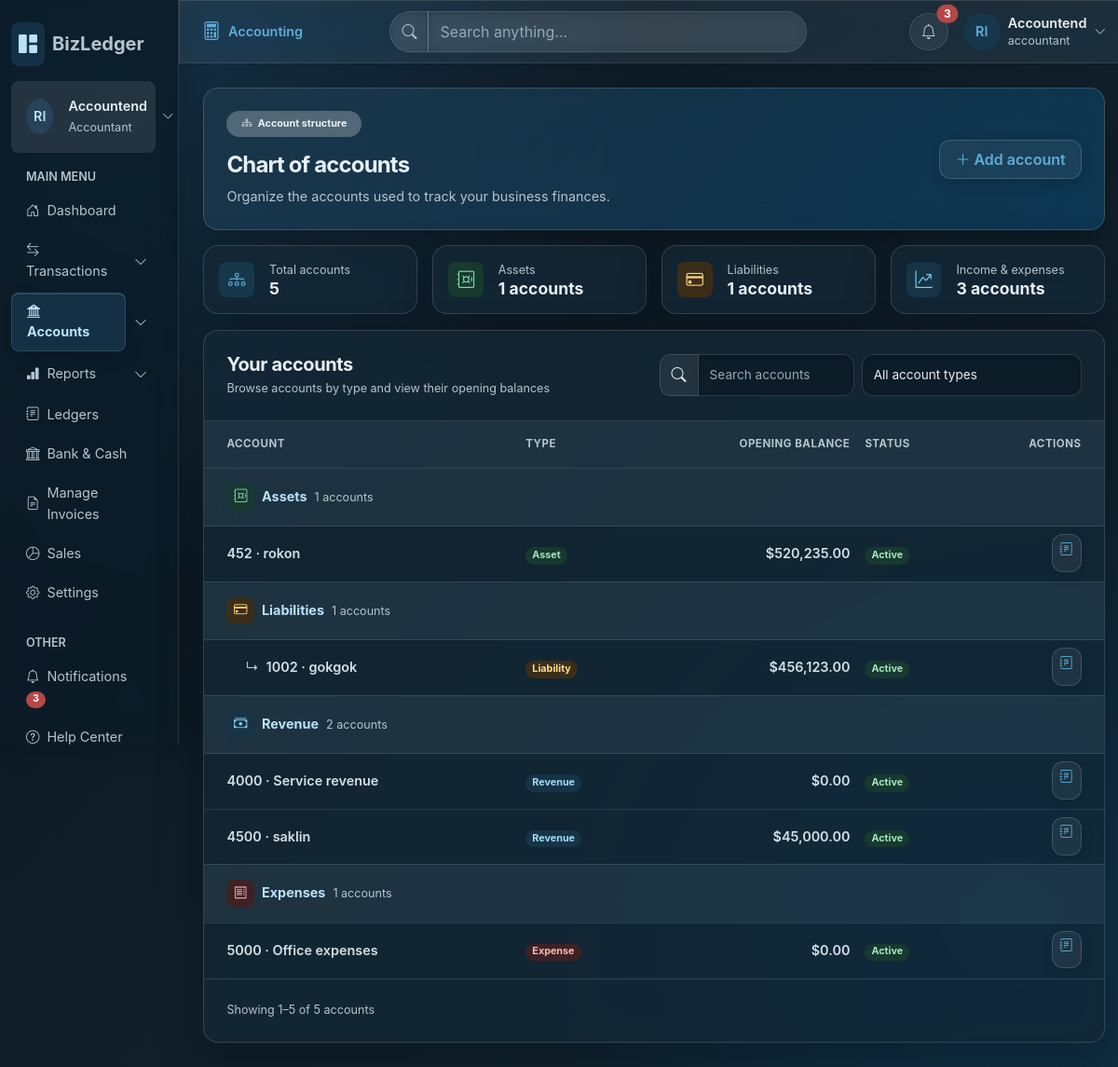
Page /admin/chart_of_accounts.php (signed in) on the committed database.
### tables this page shows
CREATE TABLE `accounts` (
  `account_id` int UNSIGNED NOT NULL,
  `company_id` int UNSIGNED NOT NULL,
  `parent_account_id` int UNSIGNED DEFAULT NULL,
  `account_code` varchar(30) NOT NULL,
  `account_name` varchar(120) NOT NULL,
  `opening_balance` decimal(15,2) NOT NULL DEFAULT '0.00',
  `opening_balance_side` enum('DEBIT','CREDIT') NOT NULL DEFAULT 'DEBIT',
  `is_active` tinyint NOT NULL DEFAULT '1',
  `created_at` timestamp NOT NULL DEFAULT CURRENT_TIMESTAMP,
  `updated_at` timestamp NOT NULL DEFAULT CURRENT_TIMESTAMP ON UPDATE CURRENT_TIMESTAMP,
  `account_categorie` enum('ASSET','LIABILITY','EQUITY','REVENUE','EXPENSE') NOT NULL
);

### admin/chart_of_accounts.php (the view, shortened to what this page needs)
<?php
include_once 'assets/db/bdconfig.php';
$company_id = (int) ($_SESSION['company_id'] ?? 1);
$rowData = $conn->query(
    "SELECT account_id, parent_account_id, account_code, account_name, opening_balance, is_active, account_categorie
     FROM accounts
     WHERE company_id = $company_id
     ORDER BY account_categorie, account_code, account_id"
);
$rows = $rowData->fetch_all(MYSQLI_ASSOC);
$meta = [
    'ASSET'     => ['Assets', 'Asset', 'bi-safe', 'success'],
    'LIABILITY' => ['Liabilities', 'Liability', 'bi-credit-card', 'warning'],
    'EQUITY'    => ['Equity', 'Equity', 'bi-pie-chart', 'primary'],
    'REVENUE'   => ['Revenue', 'Revenue', 'bi-cash-stack', 'info'],
    'EXPENSE'   => ['Expenses', 'Expense', 'bi-receipt', 'danger'],
];
$counts = [];
foreach ($rows as $row) {
    $category = strtoupper((string) ($row['account_categorie'] ?? ''));
    $counts[$category] = ($counts[$category] ?? 0) + 1;
}
?>
<!DOCTYPE html>
<html lang="en">
<head>
    <link href="https://cdn.jsdelivr.net/npm/bootstrap@5.3.3/dist/css/bootstrap.min.css" rel="stylesheet">
    <link href="https://cdn.jsdelivr.net/npm/bootstrap-icons@1.11.3/font/bootstrap-icons.css" rel="stylesheet">
    <link href="assets/css/dashboard-shared.css" rel="stylesheet">
    <link href="assets/css/accounts.css" rel="stylesheet">
    <link href="assets/css/glassmorphism.css" rel="stylesheet">
</head>
<body class="bg-body-tertiary dashboard-page account-page">
    <div class="container-fluid px-0">
        <div class="row min-vh-100">
            <div class="col-lg-3 col-xl-2 p-0 bg-dark">
                <?php if (($_SESSION['role'] ?? '') === 'accountant') { include 'include/accountendsidebar.php'; } else { include 'include/adminsidebar.php'; } ?>
            </div>
            <main class="col-12 col-lg-9 col-xl-10 p-0">
                <?php if (($_SESSION['role'] ?? '') === 'accountant') { include 'include/accountendheadbar.php'; } else { include 'include/adminheadbar.php'; } ?>
                <div class="p-3 p-md-4 p-xl-5">
                    <section class="account-hero rounded-4 shadow-sm text-white p-4 p-lg-5 mb-4">
                        <div class="d-flex flex-column flex-md-row justify-content-between align-items-md-center gap-4">
                            <div>
                                <span class="badge rounded-pill bg-white bg-opacity-25 text-white px-3 py-2 mb-3">
                                    <i class="bi bi-diagram-3 me-1" aria-hidden="true"></i> Account structure
                                </span>
                                <h1 class="h2 fw-bold mb-2">Chart of accounts</h1>
                                <p class="mb-0 text-white-50">Organize the accounts used to track your business finances.</p>
                            </div>
                            <a class="btn btn-light text-primary fw-semibold px-3 py-2 text-nowrap" href="add_account.php">
                                <i class="bi bi-plus-lg me-1" aria-hidden="true"></i>Add account
                            </a>
                        </div>
                    </section>
                    <section class="row g-3 mb-4" aria-label="Account summary">
                        <div class="col-12 col-sm-6 col-xl-3">
                            <article class="card account-stat rounded-4 h-100">
                                <div class="card-body d-flex align-items-center gap-3 p-4">
                                    <span class="account-stat-icon d-inline-flex align-items-center justify-content-center rounded-3 bg-primary-subtle text-primary fs-4"><i class="bi bi-diagram-3" aria-hidden="true"></i></span>
                                    <div>
                                        <div class="small text-secondary">Total accounts</div>
                                        <div class="h4 fw-bold mb-0"><?php echo count($rows); ?></div>
                                    </div>
                                </div>
                            </article>
                        </div>
                        <div class="col-12 col-sm-6 col-xl-3">
                            <article class="card account-stat rounded-4 h-100">
                                <div class="card-body d-flex align-items-center gap-3 p-4">
                                    <span class="account-stat-icon d-inline-flex align-items-center justify-content-center rounded-3 bg-success-subtle text-success fs-4"><i class="bi bi-safe" aria-hidden="true"></i></span>
                                    <div>
                                        <div class="small text-secondary">Assets</div>
                                        <div class="h4 fw-bold mb-0"><?php echo $counts['ASSET'] ?? 0; ?> accounts</div>
                                    </div>
                                </div>
                            </article>
                        </div>
                        <div class="col-12 col-sm-6 col-xl-3">
                            <article class="card account-stat rounded-4 h-100">
                                <div class="card-body d-flex align-items-center gap-3 p-4">
                                    <span class="account-stat-icon d-inline-flex align-items-center justify-content-center rounded-3 bg-warning-subtle text-warning fs-4"><i class="bi bi-credit-card" aria-hidden="true"></i></span>
                                    <div>
                                        <div class="small text-secondary">Liabilities</div>
                                        <div class="h4 fw-bold mb-0"><?php echo $counts['LIABILITY'] ?? 0; ?> accounts</div>
                                    </div>
                                </div>
                            </article>
                        </div>
                        <div class="col-12 col-sm-6 col-xl-3">
                            <article class="card account-stat rounded-4 h-100">
                                <div class="card-body d-flex align-items-center gap-3 p-4">
                                    <span class="account-stat-icon d-inline-flex align-items-center justify-content-center rounded-3 bg-info-subtle text-info fs-4"><i class="bi bi-graph-up-arrow" aria-hidden="true"></i></span>
                                    <div>
                                        <div class="small text-secondary">Income &amp; expenses</div>
                                        <div class="h4 fw-bold mb-0"><?php echo ($counts['REVENUE'] ?? 0) + ($counts['EXPENSE'] ?? 0); ?> accounts</div>
                                    </div>
                                </div>
                            </article>
                        </div>
                    </section>
                    <section class="card account-panel rounded-4 overflow-hidden" aria-labelledby="accounts-title">
                        <div class="card-body p-0">
                            <div class="d-flex flex-column flex-lg-row justify-content-between align-items-lg-center gap-3 p-3 p-md-4 border-bottom">
                                <div>
                                    <h2 class="h5 fw-bold mb-1" id="accounts-title">Your accounts</h2>
                                    <p class="small text-secondary mb-0">Browse accounts by type and view their opening balances</p>
                                </div>
                                <div class="account-toolbar d-flex flex-column flex-sm-row gap-2">
                                    <div class="input-group">
                                        <span class="input-group-text bg-white"><i class="bi bi-search" aria-hidden="true"></i></span>
                                        <input class="form-control" id="account-search" type="search" placeholder="Search accounts" aria-label="Search accounts">
                                    </div>
                                    <select class="form-select" id="account-category-filter" aria-label="Filter by account type">
                                        <option value="" selected>All account types</option>
                                    </select>
                                </div>
                            </div>
                            <div class="table-responsive">
                                <table class="table table-hover align-middle account-table mb-0">
                                    <thead>
                                        <tr>
                                            <th scope="col" class="ps-4 py-3 small text-uppercase text-secondary">Account</th>
                                            <th scope="col" class="py-3 small text-uppercase text-secondary">Type</th>
                                            <th scope="col" class="py-3 small text-uppercase text-secondary text-end">Opening balance</th>
                                            <th scope="col" class="py-3 small text-uppercase text-secondary">Status</th>
                                            <th scope="col" class="pe-4 py-3 small text-uppercase text-secondary text-end">Actions</th>
                                        </tr>
                                    </thead>
                                    <tbody>
                                        <?php
                                        $current = '';
                                        foreach ($rows as $row):
                                            $cat = strtoupper((string) ($row['account_categorie'] ?? ''));
                                            $m = $meta[$cat] ?? ['Other', 'Other', 'bi-folder', 'secondary'];
                                            if ($cat != $current):
                                                $current = $cat;
                                        ?>
                                                <tr class="account-group-row" data-account-group="<?php echo $cat; ?>">
                                                    <td class="ps-4 py-3" colspan="5"><span class="account-type-icon d-inline-flex align-items-center justify-content-center rounded-3 bg-<?php echo $m[3]; ?>-subtle text-<?php echo $m[3]; ?> me-2"><i class="bi <?php echo $m[2]; ?>" aria-hidden="true"></i></span><span class="fw-bold"><?php echo $m[0]; ?></span><span class="small text-secondary ms-2"><?php echo $counts[$cat] ?? 0; ?> accounts</span></td>
                                                </tr>
                                            <?php endif; ?>
                                            <tr data-account-row data-account-category="<?php echo $cat ; ?>" data-account-search="<?php echo strtolower(implode(' ', [$row['account_code'], $row['account_name'], $m[0], $m[1], $row['is_active'] ? 'active' : 'inactive'])); ?>">
                                                <?php if ($row['parent_account_id'] !== null): ?>
                                                    <td class="account-child py-3"><span class="text-secondary me-2" aria-hidden="true">↳</span><span class="fw-semibold"><?php echo $row['account_code'] . ' · ' . $row['account_name']; ?></span></td>
                                                <?php else: ?>
                                                    <td class="ps-4 py-3"><span class="fw-semibold"><?php echo $row['account_code'] . ' · ' . $row['account_name']; ?></span></td>
                                                <?php endif; ?>
                                                <td><span class="badge rounded-pill bg-<?php echo $m[3]; ?>-subtle text-<?php echo $m[3]; ?>-emphasis"><?php echo $m[1]; ?></span></td>
                                                <td class="text-end fw-semibold">$<?php echo number_format($row['opening_balance'], 2); ?></td>
                                                <td>
                                                    <?php if ($row['is_active']): ?>
                                                        <span class="badge rounded-pill bg-success-subtle text-success-emphasis">Active</span>
                                                    <?php else: ?>
                                                        <span class="badge rounded-pill bg-secondary-subtle text-secondary-emphasis">Inactive</span>
                                                    <?php endif; ?>
                                                </td>
                                                <td class="pe-4 text-end"><a class="btn btn-sm btn-light text-primary" href="ledgers.php" title="View ledger" aria-label="View ledger for <?php echo htmlspecialchars($row['account_name'], ENT_QUOTES, 'UTF-8'); ?>"><i class="bi bi-journal-text" aria-hidden="true"></i></a></td>
                                            </tr>
                                        <?php endforeach; ?>
                                    </tbody>
                                </table>
                            </div>
                            <div class="d-flex flex-column flex-sm-row justify-content-between align-items-center gap-3 p-3 p-md-4 border-top">
                                <span class="small text-secondary" id="account-result-summary">Showing <?php echo count($rows); ?> accounts</span>
                            </div>
                        </div>
                    </section>
                </div>
            </main>
        </div>
    </div>
</body>
</html>

### admin/assets/css/dashboard-shared.css (style rules this page uses)
:root { --dashboard-ink: #17233c; --dashboard-muted: #68758b; }
body.dashboard-page { color: var(--dashboard-ink); background: #f5f7fb; }

### admin/assets/css/accounts.css (style rules this page uses)
.account-page { color: #17233c; font-size: .9rem; }
.account-page main > .p-3 { padding: 1rem !important; }
@media (min-width: 768px) { .account-page main > .p-md-4 { padding: 1.25rem !important; } }
@media (min-width: 1200px) { .account-page main > .p-xl-5 { padding: 1.5rem !important; } }
.account-hero { background: radial-gradient(circle at 88% 18%, rgba(255, 255, 255, .16), transparent 25%), linear-gradient(120deg, #173b8f, #3159c9 62%, #4777df); padding: 1.5rem !important; margin-bottom: 1rem !important; }
.account-hero h1 { font-size: 1.5rem; }
.account-stat, .account-panel { border: 1px solid #e9edf5; box-shadow: 0 .25rem .75rem rgba(23, 35, 60, .035); }
.account-page .account-stat .card-body { padding: 1rem !important; }
.account-page .account-stat .h4 { font-size: 1.1rem; }
.account-stat-icon { width: 2.35rem; height: 2.35rem; font-size: 1.15rem !important; }
.account-table thead th { white-space: nowrap; }
.account-page .account-table .account-group-row > * { color: var(--glass-primary); background: rgba(187, 225, 250, .07); border-color: rgba(255, 255, 255, .1); }
.account-table > :not(caption) > * > * { padding-top: .55rem; padding-bottom: .55rem; }
.account-table .account-child { padding-left: 2.75rem; }
.account-toolbar .form-control, .account-toolbar .form-select { min-height: 2.4rem; font-size: .85rem; }
.account-type-icon { width: 1.85rem; height: 1.85rem; }
.account-page .row.g-3 { --bs-gutter-y: .75rem; }
.account-page .mb-4 { margin-bottom: 1rem !important; }

### rows in the picture
accounts: is_active "1", ($counts['REVENUE'] ?? 0) + ($counts['EXPENSE'] ?? 0) "3", account_categorie "Assets", account_code "452", account_name "rokon", account_categorie "Asset", opening_balance "520,235.00", shows "Active"
accounts: account_categorie "Liabilities", cat "1", account_code "1002", account_name "gokgok", account_categorie "Liability", opening_balance "456,123.00", is_active "Active"
accounts: account_categorie "Revenue", cat "2", account_code "4000", account_name "Service revenue", opening_balance "0.00", is_active "Active"
accounts: account_code "4500", account_name "saklin", account_categorie "Revenue", opening_balance "45,000.00", is_active "Active"
accounts: account_categorie "Expenses", cat "1", account_code "5000", account_name "Office expenses", account_categorie "Expense", opening_balance "0.00", is_active "Active"

### other values in the picture
$_SESSION['name'] "Accountend"
$_SESSION['role'] "accountant"
count($rows) "5"
